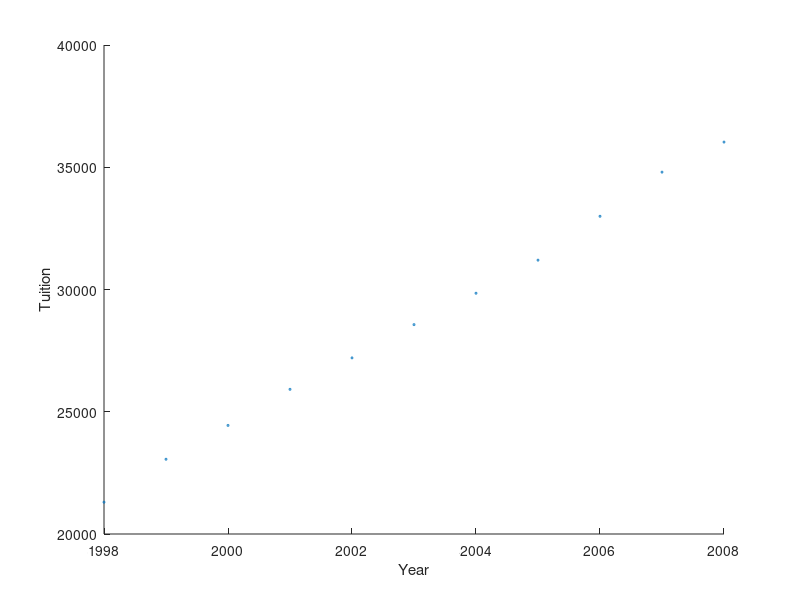

Write MATLAB code to recreate this figure. (Note: this script raises an error after producing the figure.)
clc;clear;
year = [1998 1999 2000 2001 2002 2003 2004 2005 2006 2007 2008];
Tuition= [21300 23057 24441 25917 27204 28564 29847 31200 32994 34800 36030];

%% a. Plot the given data points and intuitively interpolate (draw) a smooth curve through them


figure(1)
scatter(year, Tuition,LineWidth=2)
xlabel('Year')
ylabel('Tuition')


%% b. Interpolate the data with the Lagrange polynomial. Plot the polynomial and the data points. Use the polynomial to predict the tuition in 2010. This is an extrapolation problem; discuss the utility of Lagrange polynomials for extrapolation.


year = [1998 1999 2000 2001 2002 2003 2004 2005 2006 2007 2008];
Tuition= [21300 23057 24441 25917 27204 28564 29847 31200 32994 34800 36030];
x0=year;y0=Tuition;
x_interp = linspace(1998,2008); % x-coordinates at which to interpolate

y_interp = lagrangian_interpolation(year, Tuition, x_interp);


figure(2)
plot(x_interp,y_interp,'b','LineWidth',2) 
hold on 
plot(x0(1),y0(1),'rs','LineWidth',2) 
plot(x0(2),y0(2),'g*','LineWidth',2)
plot(x0(3),y0(3),'b*','LineWidth',2)
plot(x0(4),y0(4),'c*','LineWidth',2)
plot(x0(5),y0(5),'rs','LineWidth',2) 
plot(x0(6),y0(6),'g*','LineWidth',2)
plot(x0(7),y0(7),'b*','LineWidth',2)
plot(x0(8),y0(8),'c*','LineWidth',2)
plot(x0(9),y0(9),'rs','LineWidth',2) 
plot(x0(10),y0(10),'g*','LineWidth',2)
plot(x0(11),y0(11),'b*','LineWidth',2)
xlabel('Year')
ylabel('Tuition')
title('Lagrangian Polynomial Interpolation')

x_interp=linspace(1998,2010);
y_interp = lagrangian_interpolation(year, Tuition, x_interp);
figure(3)
plot(x_interp,y_interp,'b','LineWidth',2) 
xlabel('Year')
ylabel('Tuition')
title('Lagrangian Polynomial Interpolation used for Extrapolation')
y_interp(end)  % Extrapolation of Tuition using Lagrangian polynomial 




%% c. Repeat (b) with a cubic spline interpolation and compare your results

% Non uniform spacing 

% WE SOLVE  Ax=b where A is the Tridiagonal matrix using Thomas Algorithm 

% year = [1998 1999 2000 2001 2002 2003 2007 2010 2016 2023 2028];
% Tuition= [21300 23057 24441 25917 27204 28564 29847 31200 32994 34800 36030];
x0= year;
y0= Tuition;
f= cubic_spline([x0;y0],101,2010);

x1=linspace(x0(1),x0(2),101);
x2=linspace(x0(2),x0(3),101);
x3=linspace(x0(3),x0(4),101);
x4=linspace(x0(4),x0(5),101);
x5=linspace(x0(5),x0(6),101);
x6=linspace(x0(6),x0(7),101);
x7=linspace(x0(7),x0(8),101);
x8=linspace(x0(8),x0(9),101);
x9=linspace(x0(9),x0(10),101);
x10=linspace(x0(10),x0(11),101);

y1=f{1,1}(x1);
y2=f{2,1}(x2);
y3=f{3,1}(x3);
y4=f{4,1}(x4);
y5=f{5,1}(x5);
y6=f{6,1}(x6);
y7=f{7,1}(x7);
y8=f{8,1}(x8);
y9=f{9,1}(x9);
y10=f{10,1}(x10);

figure (4)
hold on 
plot(x1,y1,'LineWidth',2) 
plot(x2,y2,'LineWidth',2)
plot(x3,y3,'LineWidth',2)
plot(x4,y4,'LineWidth',2)
plot(x5,y5,'LineWidth',2) 
plot(x6,y6,'LineWidth',2)
plot(x7,y7,'LineWidth',2)
plot(x8,y8,'LineWidth',2)
plot(x9,y9,'LineWidth',2) 
plot(x10,y10,'LineWidth',2)


% cc= spline(year,Tuition);
% % % plot(x_inter,ppval(cc,x_inter),'b','LineWidth',1)
% % % hold on
% % % figure(4)
% % % plot(x_inter,y_inter,'r','LineWidth',2)
% % hold on 
plot(x0(1),y0(1),'rs','LineWidth',2) 
plot(x0(2),y0(2),'g*','LineWidth',2)
plot(x0(3),y0(3),'b*','LineWidth',2)
plot(x0(4),y0(4),'c*','LineWidth',2)
plot(x0(5),y0(5),'rs','LineWidth',2) 
plot(x0(6),y0(6),'g*','LineWidth',2)
plot(x0(7),y0(7),'b*','LineWidth',2)
plot(x0(8),y0(8),'c*','LineWidth',2)
plot(x0(9),y0(9),'rs','LineWidth',2) 
plot(x0(10),y0(10),'g*','LineWidth',2)
plot(x0(11),y0(11),'b*','LineWidth',2)
xlabel('Year')
ylabel('Tuition')
title('Cubic spline Interpolation')








